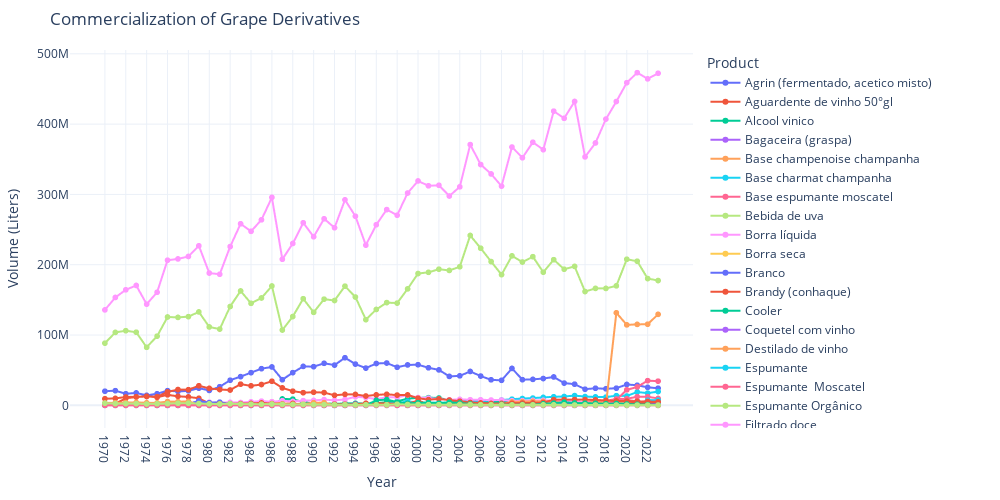

Source (notebook cell):
### Code cell
import plotly.express as px

# Evolution of the marketing of products such as juice, table wine, fine wine and others.
# Group and pivot data
df_com_grouped = (
    df_com.groupby(["Year", "Product"])["Quantity (L.)"]
    .sum()
    .reset_index()
)

# Create interactive line chart
fig = px.line(
    df_com_grouped,
    x="Year",
    y="Quantity (L.)",
    color="Product",
    markers=True,
    title="Commercialization of Grape Derivatives",
    labels={
        "Year": "Year",
        "Quantity (L.)": "Volume (Liters)",
        "Product": "Product Type"
    }
)

# Customize layout
fig.update_layout(
    template="plotly_white",
    width=1000,
    height=500,
    legend_title="Product",
    xaxis=dict(type="category"),
    margin=dict(t=50, r=60, b=60, l=60)
)

fig.show()
